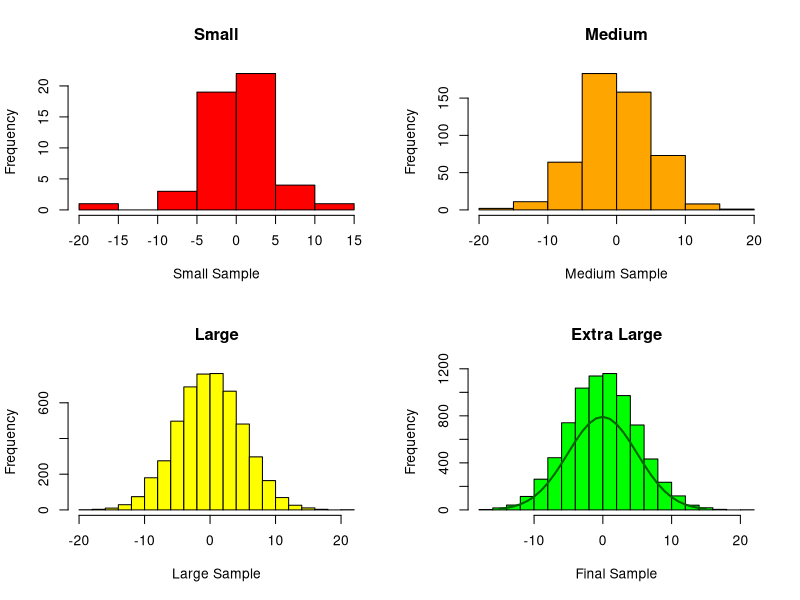

This figure's R source:
## ---- chunk 1
knitr::opts_knit$set(root.dir = "D:/Introduction-to-R/")
## ---- chunk 2
CLTProof <- function() {
  n1 <- 50           # Create four sample size variables
  n2 <- 500
  n3 <- 5000
  n4 <- 7500
  xBar1 <- rnorm(10000, sd = 5)    # generates multivariate normal random variates (10,000 of them)
  xBarPop <- mean(xBar1)           # calculate the mean
  xBarPopsd <- sd(xBar1)           # calculate the standard deviation
  
  xBar2 <- sample(xBar1, n1)       # takes n samples from the random number pool xBar1
  xBar3 <- sample(xBar1, n2)
  xBar4 <- sample(xBar1, n3)
  xBar5 <- sample(xBar1, n4)
  Labels <-                        # optional step - setup some pretty labels
    c("Population",
      "Small Sample",
      "Medium Sample",
      "Large Sample",
      "Larger Sample")
  meansCompare <- c(xBarPop, mean(xBar2), mean(xBar3), mean(xBar4), mean(xBar5))
  meansTable <- data.frame(Labels, meansCompare)
  par(mfrow = c(2, 2))                # For the plot, setup a 2x2 grid
  hist(xBar2,
       main = "Small",
       col = "red",
       xlab = "Small Sample")
  hist(xBar3,
       main = "Medium",
       col = "orange",
       xlab = "Medium Sample")
  hist(xBar4,
       main = "Large",
       col = "yellow",
       xlab = "Large Sample")
  hist(xBar5,
       main = "Extra Large",
       col = "green",
       xlab = "Final Sample")
  
  xBar5Mn <- mean(xBar5)                        # draw a bell curve over the last graph
  xBar5sd <- sd(xBar5)                          # calculate standard deviation
  x <- seq(-15, 15, 1)                          # Generate a distribution
  y <- dnorm(x, xBar5Mn, xBar5sd) * 10000
  lines(x, y, lwd = 2, col = "dark green")      # plot the line - it should overlay the bell

  meansTable   # print the means table comparison
}

CLTProof()     # execute the function you created
## ---- chunk 3
quickSort <- function(aVector, lowIndex, highIndex) {
  if (lowIndex < highIndex)
  {
    pivot <- aVector[highIndex];  
    
    i <- (lowIndex - 1) 
    
    for (j in lowIndex:(highIndex-1)) {
      if (aVector[j] <= pivot) {
        i<-i+1
        
        #Exchange values
        aTemp<-aVector[i]
        aVector[i]<-aVector[j]
        aVector[j]<-aTemp
      }
    }
    # Exchange values
    aTemp <-aVector[(i+1)]
    aVector[i+1] <- aVector[highIndex]
    aVector[highIndex] <- aTemp
    
    anIndex <- i + 1
        
    aVector <- quickSort(aVector, lowIndex, anIndex - 1);  
    aVector <- quickSort(aVector, anIndex + 1, highIndex); 
  }
  return(aVector)
}

#Test QuickSort
myNum <- c(56,12,23,87,10,45,27,72,23,20,100)
mySortedNum <- quickSort(myNum,1,length(myNum))
mySortedNum

myNum <- c(10,9,8,7,6,5,4,3)
mySortedNum <- quickSort(myNum,1,length(myNum))
mySortedNum

myNum <- c(1,2,1,2)
mySortedNum <- quickSort(myNum,1,length(myNum))
mySortedNum
## ---- chunk 4
createTree <- function (aValue) {
  
  aTree <- matrix(data=c(NA,NA,NA),nrow=3,ncol=3)
  aTree[1,2] <- aValue
  colnames(aTree)<-c("Left","Value","Right")
  aSize<-3
  anIndex<-2
  
  aResult <- list(nextIndex=anIndex, matrixSize=aSize, treeMatrix=aTree)
  return(aResult)
}

addNode <-function(aTree,aValue) {
  
  nextIndex <- aTree["nextIndex"][[1]]
  matrixSize <- aTree["matrixSize"][[1]]
  treeMatrix <- aTree["treeMatrix"][[1]]
  
  # Add more space to the matrix if needed
  if (nextIndex > matrixSize) {
    treeMatrix <- rbind(treeMatrix, matrix(c(NA,NA,NA),nrow=3,ncol=3))
    matrixSize <- matrixSize + 3
  }
  
  # Set starting location  
  anIndex <- 1
  while (anIndex > 0){
    if (aValue <= treeMatrix[anIndex,"Value"]) {
      # Add Value
      if (is.na(treeMatrix[anIndex,"Left"])) {
        treeMatrix[anIndex,"Left"]<-nextIndex
        treeMatrix[nextIndex,"Value"]<-aValue
        anIndex<-0
      } else {
        # Traverse down a level to the Left
        anIndex <- treeMatrix[anIndex,"Left"][[1]]
      }
    } else {
      if (is.na(treeMatrix[anIndex,"Right"])) {
        treeMatrix[anIndex,"Right"]<-nextIndex
        treeMatrix[nextIndex,"Value"]<-aValue
        anIndex<-0
      } else {
        # Traverse down a level to the Right
        anIndex <- treeMatrix[anIndex,"Right"][[1]]
      }
    }
  }
  nextIndex<-nextIndex+1
  aResult <- list(nextIndex=nextIndex, matrixSize=matrixSize, treeMatrix=treeMatrix)
  return(aResult)
}    

printTree <- function(aTree, aSpace=1, anIndex=1){
  
  treeMatrix <- aTree["treeMatrix"][[1]]
  aCount <- 5
  
  if(is.na(treeMatrix[anIndex,"Value"][[1]]) == TRUE) {
    return()
  }
  
  aSpace <- aSpace+aCount
  
  printTree(aTree, aSpace, treeMatrix[anIndex,"Right"][[1]])
  if (exists("printString") != TRUE) {
    printString<-""
  }
  cat(rep(".",(aSpace-aCount-1)), sep="")
  cat(treeMatrix[anIndex,"Value"][[1]],"\n")
  printTree(aTree, aSpace, treeMatrix[anIndex, "Left"][[1]])
  
  return()
}

# Test Binary Tree
aTree <- createTree(8)       # Create Basic Tree
p<-printTree(aTree)          # Print it out

aTree <- addNode(aTree,5)    # Add a node with value 5
p<-printTree(aTree)

aTree <- addNode(aTree,20)   # Add a node of value 20
p<-printTree(aTree)

aTree <- addNode(aTree,6)    # Add a node of value 6
p<-printTree(aTree)

aTree <- addNode(aTree,2)    # Add a node of value 2
p<-printTree(aTree)

aTree <- addNode(aTree,21)   # Add a node of value 21
p<-printTree(aTree)

aTree <- addNode(aTree,18)   # Add a node of value 18
p<-printTree(aTree)
## ---- chunk 5
evntrow <- function(evnttm,evntty,appin=NULL) {
  rw <- c(list(evnttime=evnttm,evnttype=evntty),appin)
  return(as.data.frame(rw))
}

# insert event with time evnttm and type evntty into event list;
# appin is an optional set of application-specific traits of this event,
# specified in the form a list with named components
schedevnt <- function(evnttm,evntty,appin=NULL) {
  newevnt <- evntrow(evnttm,evntty,appin)
  # if the event list is empty, set it to consist of evnt and return
  if (is.null(sim$evnts)) {
    sim$evnts <<- newevnt
    return()
  }
  # otherwise, find insertion point
  inspt <- binsearch((sim$evnts)$evnttime,evnttm) 
  # now "insert," by reconstructing the data frame; we find what
  # portion of the current matrix should come before the new event and
  # what portion should come after it, then string everything together
  before <- 
    if (inspt == 1) NULL else sim$evnts[1:(inspt-1),]
  nr <- nrow(sim$evnts)
  after <- if (inspt <= nr) sim$evnts[inspt:nr,] else NULL
  sim$evnts <<- rbind(before,newevnt,after)
}

# binary search of insertion point of y in the sorted vector x; returns
# the position in x before which y should be inserted, with the value
# length(x)+1 if y is larger than x[length(x)]; could be changed to C
# code for efficiency
binsearch <- function(x,y) {
  n <- length(x)
  lo <- 1
  hi <- n
  while(lo+1 < hi) {
    mid <- floor((lo+hi)/2)
    if (y == x[mid]) return(mid)
    if (y < x[mid]) hi <- mid else lo <- mid
  }
  if (y <= x[lo]) return(lo)
  if (y < x[hi]) return(hi)
  return(hi+1)
}

# start to process next event (second half done by application
# programmer via call to reactevnt()) 
getnextevnt <- function() {
  head <- sim$evnts[1,]
  # delete head
  if (nrow(sim$evnts) == 1) {
    sim$evnts <<- NULL
  } else sim$evnts <<- sim$evnts[-1,]
  return(head)
}

# simulation body
# arguments:
#    initglbls:  application-specific initialization function; inits
#      globals to statistical totals for the app, etc.; records apppars
#      in globals; schedules the first event
#    reactevnt: application-specific event handling function, coding the
#       proper action for each type of event
#    prntrslts:  prints application-specific results, e.g. mean queue
#       wait
#    apppars:  list of application-specific parameters, e.g.
#      number of servers in a queuing app
#    maxsimtime:  simulation will be run until this simulated time 
#    dbg:  debug flag; if TRUE, sim will be printed after each event
dosim <- function(initglbls,reactevnt,prntrslts,maxsimtime,apppars=NULL,
                  dbg=FALSE) {
  sim <<- list()
  sim$currtime <<- 0.0  # current simulated time
  sim$evnts <<- NULL  # events data frame
  sim$dbg <<- dbg
  initglbls(apppars)
  while(sim$currtime < maxsimtime) {  
    head <- getnextevnt()
    sim$currtime <<- head$evnttime  # update current simulated time
    reactevnt(head)  # process this event 
    if (dbg) print(sim)
  }
  prntrslts()
}

# Bus terminal application specific functions 
# This simulation assumes a normal distribution for the servicing and arrival of a bus at a terminal.  
# The key to the simulation will largely be the identification of the right distribution.  A normal
# distribution would not be a proper choice if there are going to be values near zero, which would result 
# in an error trap.  By adjusting the values in the error trap, the normal distribution would be lost.
terminalInitGlbls <- function(apppars) {
  terminal.Glbls <<- list()
  # simulation parameters
  terminal.Glbls$arrvrate <<- apppars$arrvrate
  terminal.Glbls$arrvsd   <<- apppars$arrvsd
  terminal.Glbls$srvrate <<- apppars$srvrate
  terminal.Glbls$srvsd <<- apppars$srvsd
  # server queue, consisting of arrival times of queued jobs
  terminal.Glbls$srvq <<- vector(length=0) 
  # statistics
  terminal.Glbls$busesDeparted <<- 0  # jobs done so far
  terminal.Glbls$totwait <<- 0.0  # total wait time so far

  aTime <- rnorm(1,terminal.Glbls$arrvrate,terminal.Glbls$arrvsd)
  # Prevent buses from arriving "in the past" or at the same time
  ifelse (aTime <= 0,1,aTime)                     
  arrvtime <- sim$currtime + aTime
  schedevnt(arrvtime,"arrv",list(arrvtime=arrvtime))
}

# application-specific event processing function called by dosim()
# in the general DES library 
terminalEvent <- function(head) {
  if (head$evnttype == "arrv") {  # arrival

    if (length(terminal.Glbls$srvq) == 0) {
      terminal.Glbls$srvq <<- head$arrvtime

      aTime <- rnorm(1,terminal.Glbls$srvrate,terminal.Glbls$srvsd)
      
      # Error Trap - Bus must stop for at least 1 minute to handle empty buses
      ifelse (aTime <= 0,1,aTime)
      
      srvdonetime <- sim$currtime + aTime                     
      
      schedevnt(srvdonetime,"srvdone",list(arrvtime=head$arrvtime))
    } else {
      terminal.Glbls$srvq <<- c(terminal.Glbls$srvq,head$arrvtime)
    }
    
    # generate next arrival using a normal distribution
    aTime <- rnorm(1,terminal.Glbls$arrvrate,terminal.Glbls$arrvsd)
    # Error Trap - Prevent buses from arriving "in the past" or at the same time
    ifelse (aTime <= 0,1,aTime)                     
    arrvtime <- sim$currtime + aTime
    schedevnt(arrvtime,"arrv",list(arrvtime=arrvtime))
  } else {  

    terminal.Glbls$busesDeparted <<- terminal.Glbls$busesDeparted + 1
    terminal.Glbls$totwait <<- terminal.Glbls$totwait + sim$currtime - head$arrvtime
    # remove from queue
    terminal.Glbls$srvq <<- terminal.Glbls$srvq[-1]
    # more still in the queue?
    if (length(terminal.Glbls$srvq) > 0) {
      # schedule new service
      
      aTime <- rnorm(1,terminal.Glbls$srvrate,terminal.Glbls$srvsd)
      # Bus must stop for at least 1 minute to handle empty situations
      ifelse (aTime <= 0,1,aTime)
      
      srvdonetime <- sim$currtime + aTime                     
      schedevnt(srvdonetime,"srvdone",list(arrvtime=terminal.Glbls$srvq[1]))
    } 
  }
}

terminalSimResultsPrint <- function() {
  print("Total Wait Time:")
  print(terminal.Glbls$totwait)
  print("Total Buses Serviced:")
  print(terminal.Glbls$busesDeparted)
  print("Bus mean times (minutes):")
  print(terminal.Glbls$totwait/terminal.Glbls$busesDeparted)
}

# Bus termininal is open for 12 hours a day (i.e. 720 minutes)
# A simulation with typical parameters
dosim(terminalInitGlbls,terminalEvent,terminalSimResultsPrint,720,list(arrvrate=45,arrvsd=10,srvrate=45,srvsd=10))

# A simulation with quick service rates
dosim(terminalInitGlbls,terminalEvent,terminalSimResultsPrint,720,list(arrvrate=45,arrvsd=10,srvrate=5,srvsd=1))

# A simulation with quick arrivals
dosim(terminalInitGlbls,terminalEvent,terminalSimResultsPrint,720,list(arrvrate=5,arrvsd=1,srvrate=45,srvsd=10))
